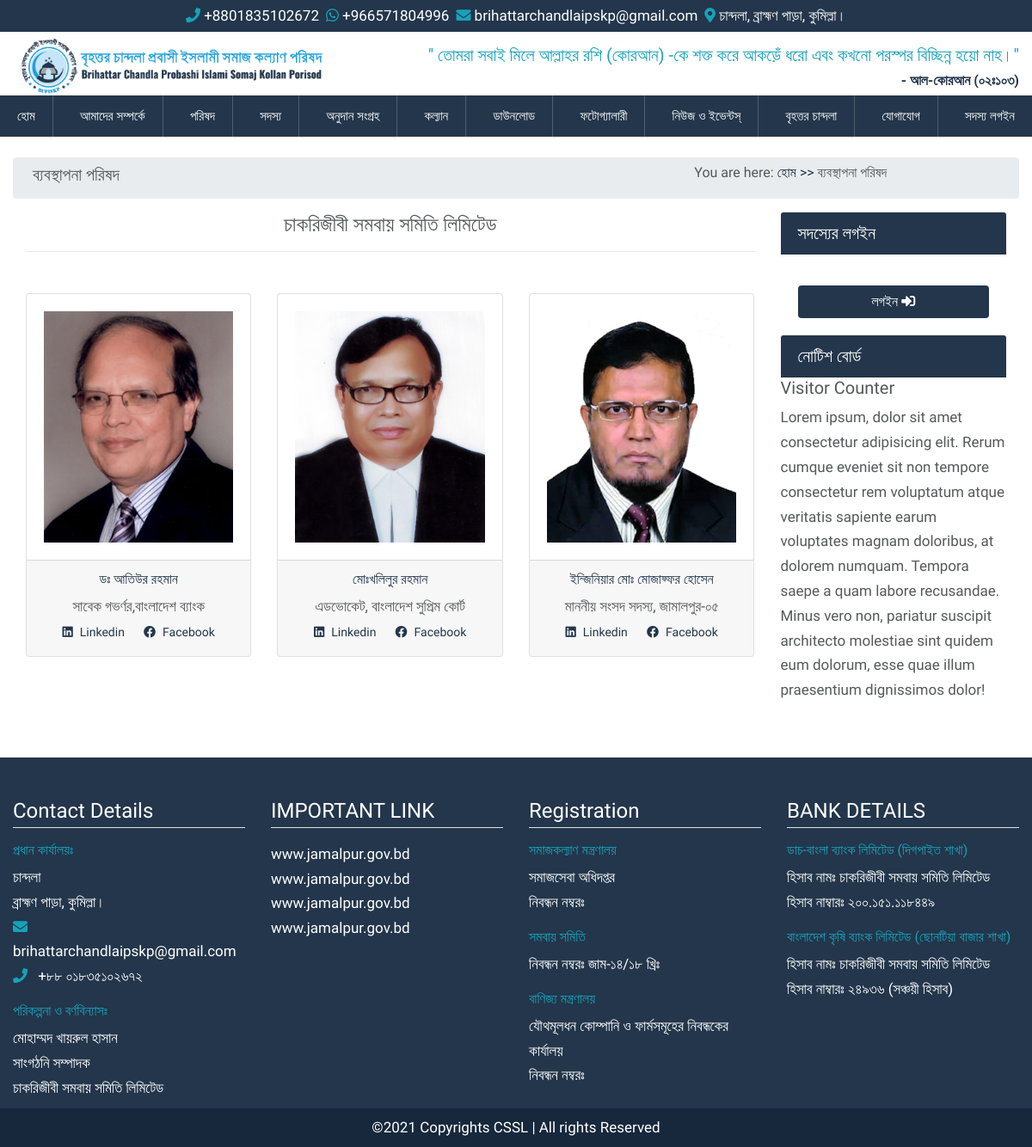
Page /management on the committed database.
### src/models.py (models this page shows, shortened)
class AdvisoryMember(models.Model):
    name = models.CharField(max_length=255)
    designation = models.CharField(max_length=255)
    image = models.ImageField(upload_to="advisory_members/")
    facebook = models.URLField(default="", blank=True, null=True)
    linkedin = models.URLField(default="", blank=True, null=True)
    is_active = models.BooleanField(default=True, blank=True, null=True)
    created_at = models.DateTimeField(auto_now_add=True)
    updated_at = models.DateTimeField(auto_now=True)

### src/views.py (the view)
# urls.py: path("management", management, name="management"),
def management(request):
    advisory_members = AdvisoryMember.objects.filter(is_active=True)
    context = {"advisory_members": advisory_members}
    return render(request, "pages/commiittee/management.html", context)

### templates/pages/commiittee/management.html (shortened to what this page needs)
{% extends 'base.html' %}
{% load static %}
{% block content %}
<div class="container-fluid">
    <div class="row breadcrumb p-2">
        <div class="col-md-8">
            <h5>ব্যবস্থাপনা পরিষদ</h5>
        </div>
        <div class="col-md-4">
            <h6>You are here: <a href="{% url 'home' %}">হোম >></a> ব্যবস্থাপনা পরিষদ</h6>
        </div>
    </div>
    <div class="row">
        <div class="intro-main col-md-9">
            <h4 class="text-center">চাকরিজীবী সমবায় সমিতি লিমিটেড</h4>
            <hr>
            <div class="row mt-5">
                {% for member in advisory_members %}
                <div class="col-md-4">
                    <div class="card">
                        <div class="card-body">
                            <img class="img-fluid" src="{{ member.image.url }}" alt="{{ member.name }}">
                        </div>
                        <div class="card-footer text-center">
                            <h6 class="text-blue">{{ member.name }}</h6>
                            {{ member.designation }}
                            <div class="">
                                <a class="btn btn-sm btn-blue" href=""><i class="fab fa-linkedin mr-2"></i>Linkedin</a>
                                <a class="btn btn-sm btn-blue" href=""><i class="fab fa-facebook mr-2"></i>Facebook</a>
                            </div>
                        </div>
                    </div>
                </div>
                {% endfor %}
            </div>
        </div>
        <div class="intro-right col-md-3">
            <div class="member-login">
                {% include "snippets/member_login.html" %}
            </div>
            <div class="notice-board">
                {% include "snippets/notice_board.html" %}
            </div>
            <div class="visitor-count">
                {% include "snippets/visitor_count.html" %}
            </div>
        </div>
    </div>
</div>
{% endblock content %}

### static/css/style_backup.css (style rules this page uses)
body { margin: 0; padding: 0; font-family: 'Baloo Da 2', cursive; font-size: 17px; line-height: 1.8rem; color: #545959; }

### static/css/main.css (style rules this page uses)
:root { --mainColor: #23364B; --darkBlue: #17283d; }
.text-blue { color: var(--mainColor); }

### rows in the picture
AdvisoryMember: image (picture), name "ডঃ আতিউর রহমান", designation "সাবেক গভর্ণর,বাংলাদেশ ব্যাংক"
AdvisoryMember: image (picture), name "মোঃখলিলুর রহমান", designation "এডভোকেট, বাংলাদেশ সুপ্রিম কোর্ট"
AdvisoryMember: image (picture), name "ইন্জিনিয়ার মোঃ মোজাফ্ফর হোসেন", designation "মাননীয় সংসদ সদস্য, জামালপুর-০৫"
